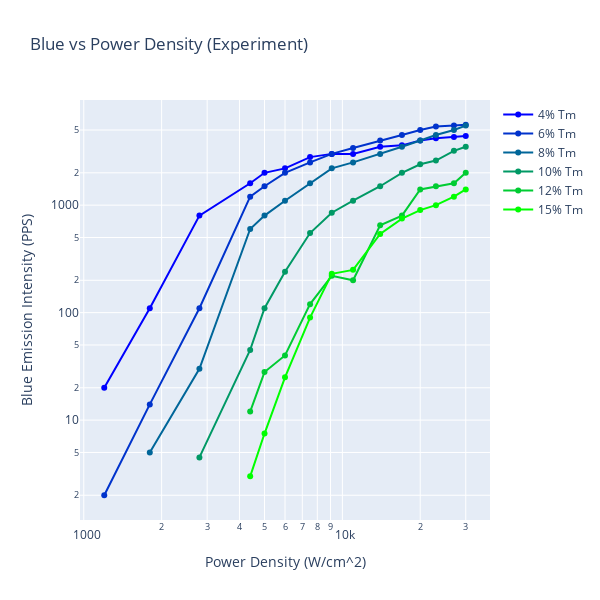

Write notebook code for a chart like this one.
### Code cell
blue_6_values = [blue4, blue6, blue8, blue10, blue12, blue15]
P980_6_blue = [P980_values, P980_values, P980_values8, P980_values10, P980_values1215, P980_values1215]
colors = np.linspace(0, 1, len(NIR_values))

traces_red = []
concentrations = ['4%', '6%', '8%', '10%', '12%', '15%']

for i in range(len(NIR_values)):
    color = colors[i]
    trace_red = go.Scatter(x=P980_6_blue[i], y=blue_6_values[i], mode='lines+markers', name=f'{concentrations[i]} Tm', 
                             line=dict(color=f'rgb(0, {int(color * 255)}, {int((1 - color) * 255)})'),
                             marker=dict(color=f'rgb(0, {int(color * 255)}, {int((1 - color) * 255)})'))
    traces_red.append(trace_red)

layout_red = go.Layout(
    title='Blue vs Power Density (Experiment)',
    xaxis=dict(title='Power Density (W/cm^2)', type='log'),
    yaxis=dict(title='Blue Emission Intensity (PPS)', type='log'),
    width=600,
    height=600
)

# Create red figure
fig_red = go.Figure(data=traces_red, layout=layout_red)

# Show red plot
fig_red.show()

### Figure 1 — Plotly figure (JSON) as saved in the notebook; plotly's stock layout.template omitted (floating-point values rounded to 4 significant figures)
{"data": [{"line": {"color": "rgb(0, 0, 255)"}, "marker": {"color": "rgb(0, 0, 255)"}, "mode": "lines+markers", "name": "4% Tm", "type": "scatter", "x": [1200, 1800, 2800, 4400, 5000, 6000, 7500, 9100, 11000, 14000, 17000, 20000, 23000, 27000, 30000], "y": [20, 110.0, 800, 1600, 2000, 2200, 2800, 3000, 3000, 3500, 3600, 4000, 4200, 4300, 4400]}, {"line": {"color": "rgb(0, 51, 204)"}, "marker": {"color": "rgb(0, 51, 204)"}, "mode": "lines+markers", "name": "6% Tm", "type": "scatter", "x": [1200, 1800, 2800, 4400, 5000, 6000, 7500, 9100, 11000, 14000, 17000, 20000, 23000, 27000, 30000], "y": [2, 14, 110.0, 1200, 1500, 2000, 2500, 3000, 3400, 4000, 4500, 5000, 5400, 5500, 5600]}, {"line": {"color": "rgb(0, 102, 153)"}, "marker": {"color": "rgb(0, 102, 153)"}, "mode": "lines+markers", "name": "8% Tm", "type": "scatter", "x": [1800, 2800, 4400, 5000, 6000, 7500, 9100, 11000, 14000, 17000, 20000, 23000, 27000, 30000], "y": [5, 30, 600, 800, 1100, 1600, 2200, 2500, 3000, 3500, 4000, 4500, 5000, 5500]}, {"line": {"color": "rgb(0, 153, 101)"}, "marker": {"color": "rgb(0, 153, 101)"}, "mode": "lines+markers", "name": "10% Tm", "type": "scatter", "x": [2800, 4400, 5000, 6000, 7500, 9100, 11000, 14000, 17000, 20000, 23000, 27000, 30000], "y": [4.5, 45, 110.0, 240, 550, 850, 1100, 1500, 2000, 2400, 2600, 3200, 3500]}, {"line": {"color": "rgb(0, 204, 50)"}, "marker": {"color": "rgb(0, 204, 50)"}, "mode": "lines+markers", "name": "12% Tm", "type": "scatter", "x": [4400, 5000, 6000, 7500, 9100, 11000, 14000, 17000, 20000, 23000, 27000, 30000], "y": [12, 28, 40, 120, 220.0, 200, 650, 800, 1400, 1500, 1600, 2000]}, {"line": {"color": "rgb(0, 255, 0)"}, "marker": {"color": "rgb(0, 255, 0)"}, "mode": "lines+markers", "name": "15% Tm", "type": "scatter", "x": [4400, 5000, 6000, 7500, 9100, 11000, 14000, 17000, 20000, 23000, 27000, 30000], "y": [3, 7.5, 25, 90, 230.0, 250, 540, 750, 900, 1000, 1200, 1400]}], "layout": {"height": 600, "title": {"text": "Blue vs Power Density (Experiment)"}, "width": 600, "xaxis": {"title": {"text": "Power Density (W/cm^2)"}, "type": "log"}, "yaxis": {"title": {"text": "Blue Emission Intensity (PPS)"}, "type": "log"}}}
